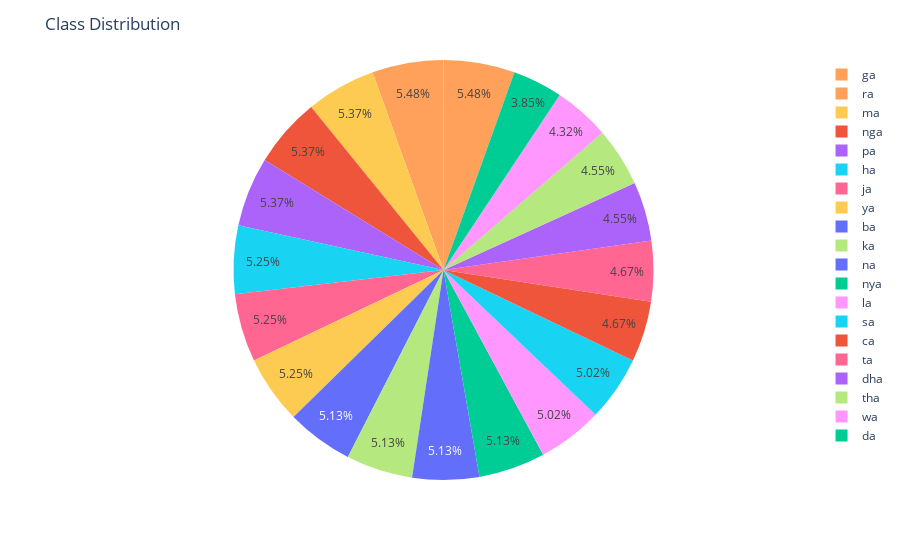
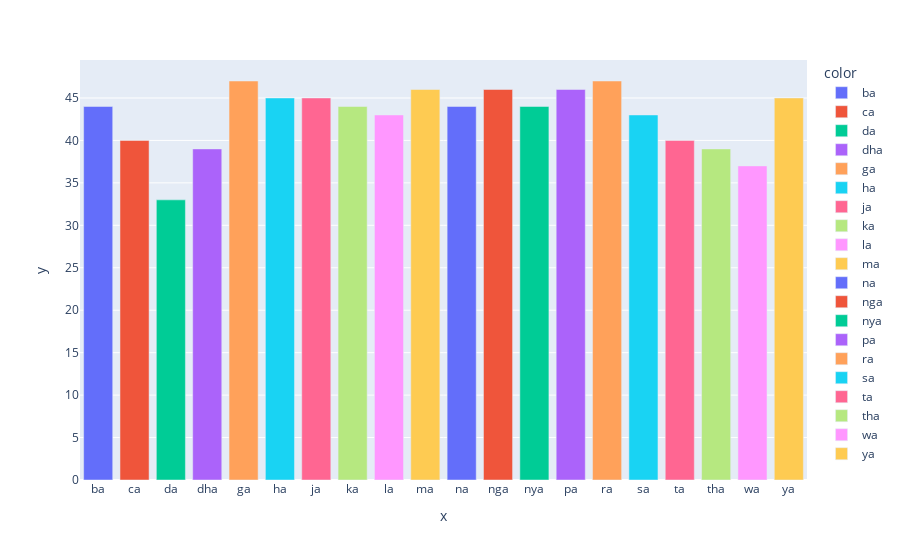

Notebook code cell kept with these figures, in order:
### Code cell
# Calculate class distribution
class_dis = [len(os.listdir(data_dir + name)) for name in class_names]
# class_dis = [len(os.listdir(val_dir + name)) for name in class_names]
# class_dis = [len(os.listdir(test_dir + name)) for name in class_names]

# Visualize using interactive pie chart
pie_chart = px.pie(values=class_dis, names=class_names, color=class_names)
pie_chart.update_layout({'title':{'text':"Class Distribution"}})
pie_chart.show()

# Visualize using interactive bar chart
bar_chart = px.bar(y=class_dis, x=class_names, color=class_names)
bar_chart.show()

### Figure 1 — Plotly figure (JSON) as saved in the notebook; plotly's stock layout.template omitted (floating-point values rounded to 4 significant figures)
{"data": [{"customdata": [["ba"], ["ca"], ["da"], ["dha"], ["ga"], ["ha"], ["ja"], ["ka"], ["la"], ["ma"], ["na"], ["nga"], ["nya"], ["pa"], ["ra"], ["sa"], ["ta"], ["tha"], ["wa"], ["ya"]], "domain": {"x": [0, 1], "y": [0, 1]}, "hovertemplate": "label=%{label}<br>value=%{value}<br>color=%{customdata[0]}<extra></extra>", "labels": ["ba", "ca", "da", "dha", "ga", "ha", "ja", "ka", "la", "ma", "na", "nga", "nya", "pa", "ra", "sa", "ta", "tha", "wa", "ya"], "legendgroup": "", "marker": {"colors": ["#636efa", "#EF553B", "#00cc96", "#ab63fa", "#FFA15A", "#19d3f3", "#FF6692", "#B6E880", "#FF97FF", "#FECB52", "#636efa", "#EF553B", "#00cc96", "#ab63fa", "#FFA15A", "#19d3f3", "#FF6692", "#B6E880", "#FF97FF", "#FECB52"]}, "name": "", "showlegend": true, "type": "pie", "values": [44, 40, 33, 39, 47, 45, 45, 44, 43, 46, 44, 46, 44, 46, 47, 43, 40, 39, 37, 45]}], "layout": {"legend": {"tracegroupgap": 0}, "margin": {"t": 60}, "title": {"text": "Class Distribution"}}}

### Figure 2 — Plotly figure (JSON) as saved in the notebook; plotly's stock layout.template omitted (floating-point values rounded to 4 significant figures)
{"data": [{"alignmentgroup": "True", "hovertemplate": "color=ba<br>x=%{x}<br>y=%{y}<extra></extra>", "legendgroup": "ba", "marker": {"color": "#636efa", "pattern": {"shape": ""}}, "name": "ba", "offsetgroup": "ba", "orientation": "v", "showlegend": true, "textposition": "auto", "type": "bar", "x": ["ba"], "xaxis": "x", "y": [44], "yaxis": "y"}, {"alignmentgroup": "True", "hovertemplate": "color=ca<br>x=%{x}<br>y=%{y}<extra></extra>", "legendgroup": "ca", "marker": {"color": "#EF553B", "pattern": {"shape": ""}}, "name": "ca", "offsetgroup": "ca", "orientation": "v", "showlegend": true, "textposition": "auto", "type": "bar", "x": ["ca"], "xaxis": "x", "y": [40], "yaxis": "y"}, {"alignmentgroup": "True", "hovertemplate": "color=da<br>x=%{x}<br>y=%{y}<extra></extra>", "legendgroup": "da", "marker": {"color": "#00cc96", "pattern": {"shape": ""}}, "name": "da", "offsetgroup": "da", "orientation": "v", "showlegend": true, "textposition": "auto", "type": "bar", "x": ["da"], "xaxis": "x", "y": [33], "yaxis": "y"}, {"alignmentgroup": "True", "hovertemplate": "color=dha<br>x=%{x}<br>y=%{y}<extra></extra>", "legendgroup": "dha", "marker": {"color": "#ab63fa", "pattern": {"shape": ""}}, "name": "dha", "offsetgroup": "dha", "orientation": "v", "showlegend": true, "textposition": "auto", "type": "bar", "x": ["dha"], "xaxis": "x", "y": [39], "yaxis": "y"}, {"alignmentgroup": "True", "hovertemplate": "color=ga<br>x=%{x}<br>y=%{y}<extra></extra>", "legendgroup": "ga", "marker": {"color": "#FFA15A", "pattern": {"shape": ""}}, "name": "ga", "offsetgroup": "ga", "orientation": "v", "showlegend": true, "textposition": "auto", "type": "bar", "x": ["ga"], "xaxis": "x", "y": [47], "yaxis": "y"}, {"alignmentgroup": "True", "hovertemplate": "color=ha<br>x=%{x}<br>y=%{y}<extra></extra>", "legendgroup": "ha", "marker": {"color": "#19d3f3", "pattern": {"shape": ""}}, "name": "ha", "offsetgroup": "ha", "orientation": "v", "showlegend": true, "textposition": "auto", "type": "bar", "x": ["ha"], "xaxis": "x", "y": [45], "yaxis": "y"}, {"alignmentgroup": "True", "hovertemplate": "color=ja<br>x=%{x}<br>y=%{y}<extra></extra>", "legendgroup": "ja", "marker": {"color": "#FF6692", "pattern": {"shape": ""}}, "name": "ja", "offsetgroup": "ja", "orientation": "v", "showlegend": true, "textposition": "auto", "type": "bar", "x": ["ja"], "xaxis": "x", "y": [45], "yaxis": "y"}, {"alignmentgroup": "True", "hovertemplate": "color=ka<br>x=%{x}<br>y=%{y}<extra></extra>", "legendgroup": "ka", "marker": {"color": "#B6E880", "pattern": {"shape": ""}}, "name": "ka", "offsetgroup": "ka", "orientation": "v", "showlegend": true, "textposition": "auto", "type": "bar", "x": ["ka"], "xaxis": "x", "y": [44], "yaxis": "y"}, {"alignmentgroup": "True", "hovertemplate": "color=la<br>x=%{x}<br>y=%{y}<extra></extra>", "legendgroup": "la", "marker": {"color": "#FF97FF", "pattern": {"shape": ""}}, "name": "la", "offsetgroup": "la", "orientation": "v", "showlegend": true, "textposition": "auto", "type": "bar", "x": ["la"], "xaxis": "x", "y": [43], "yaxis": "y"}, {"alignmentgroup": "True", "hovertemplate": "color=ma<br>x=%{x}<br>y=%{y}<extra></extra>", "legendgroup": "ma", "marker": {"color": "#FECB52", "pattern": {"shape": ""}}, "name": "ma", "offsetgroup": "ma", "orientation": "v", "showlegend": true, "textposition": "auto", "type": "bar", "x": ["ma"], "xaxis": "x", "y": [46], "yaxis": "y"}, {"alignmentgroup": "True", "hovertemplate": "color=na<br>x=%{x}<br>y=%{y}<extra></extra>", "legendgroup": "na", "marker": {"color": "#636efa", "pattern": {"shape": ""}}, "name": "na", "offsetgroup": "na", "orientation": "v", "showlegend": true, "textposition": "auto", "type": "bar", "x": ["na"], "xaxis": "x", "y": [44], "yaxis": "y"}, {"alignmentgroup": "True", "hovertemplate": "color=nga<br>x=%{x}<br>y=%{y}<extra></extra>", "legendgroup": "nga", "marker": {"color": "#EF553B", "pattern": {"shape": ""}}, "name": "nga", "offsetgroup": "nga", "orientation": "v", "showlegend": true, "textposition": "auto", "type": "bar", "x": ["nga"], "xaxis": "x", "y": [46], "yaxis": "y"}, {"alignmentgroup": "True", "hovertemplate": "color=nya<br>x=%{x}<br>y=%{y}<extra></extra>", "legendgroup": "nya", "marker": {"color": "#00cc96", "pattern": {"shape": ""}}, "name": "nya", "offsetgroup": "nya", "orientation": "v", "showlegend": true, "textposition": "auto", "type": "bar", "x": ["nya"], "xaxis": "x", "y": [44], "yaxis": "y"}, {"alignmentgroup": "True", "hovertemplate": "color=pa<br>x=%{x}<br>y=%{y}<extra></extra>", "legendgroup": "pa", "marker": {"color": "#ab63fa", "pattern": {"shape": ""}}, "name": "pa", "offsetgroup": "pa", "orientation": "v", "showlegend": true, "textposition": "auto", "type": "bar", "x": ["pa"], "xaxis": "x", "y": [46], "yaxis": "y"}, {"alignmentgroup": "True", "hovertemplate": "color=ra<br>x=%{x}<br>y=%{y}<extra></extra>", "legendgroup": "ra", "marker": {"color": "#FFA15A", "pattern": {"shape": ""}}, "name": "ra", "offsetgroup": "ra", "orientation": "v", "showlegend": true, "textposition": "auto", "type": "bar", "x": ["ra"], "xaxis": "x", "y": [47], "yaxis": "y"}, {"alignmentgroup": "True", "hovertemplate": "color=sa<br>x=%{x}<br>y=%{y}<extra></extra>", "legendgroup": "sa", "marker": {"color": "#19d3f3", "pattern": {"shape": ""}}, "name": "sa", "offsetgroup": "sa", "orientation": "v", "showlegend": true, "textposition": "auto", "type": "bar", "x": ["sa"], "xaxis": "x", "y": [43], "yaxis": "y"}, {"alignmentgroup": "True", "hovertemplate": "color=ta<br>x=%{x}<br>y=%{y}<extra></extra>", "legendgroup": "ta", "marker": {"color": "#FF6692", "pattern": {"shape": ""}}, "name": "ta", "offsetgroup": "ta", "orientation": "v", "showlegend": true, "textposition": "auto", "type": "bar", "x": ["ta"], "xaxis": "x", "y": [40], "yaxis": "y"}, {"alignmentgroup": "True", "hovertemplate": "color=tha<br>x=%{x}<br>y=%{y}<extra></extra>", "legendgroup": "tha", "marker": {"color": "#B6E880", "pattern": {"shape": ""}}, "name": "tha", "offsetgroup": "tha", "orientation": "v", "showlegend": true, "textposition": "auto", "type": "bar", "x": ["tha"], "xaxis": "x", "y": [39], "yaxis": "y"}, {"alignmentgroup": "True", "hovertemplate": "color=wa<br>x=%{x}<br>y=%{y}<extra></extra>", "legendgroup": "wa", "marker": {"color": "#FF97FF", "pattern": {"shape": ""}}, "name": "wa", "offsetgroup": "wa", "orientation": "v", "showlegend": true, "textposition": "auto", "type": "bar", "x": ["wa"], "xaxis": "x", "y": [37], "yaxis": "y"}, {"alignmentgroup": "True", "hovertemplate": "color=ya<br>x=%{x}<br>y=%{y}<extra></extra>", "legendgroup": "ya", "marker": {"color": "#FECB52", "pattern": {"shape": ""}}, "name": "ya", "offsetgroup": "ya", "orientation": "v", "showlegend": true, "textposition": "auto", "type": "bar", "x": ["ya"], "xaxis": "x", "y": [45], "yaxis": "y"}], "layout": {"barmode": "relative", "legend": {"title": {"text": "color"}, "tracegroupgap": 0}, "margin": {"t": 60}, "xaxis": {"anchor": "y", "domain": [0, 1], "title": {"text": "x"}}, "yaxis": {"anchor": "x", "domain": [0, 1], "title": {"text": "y"}}}}
